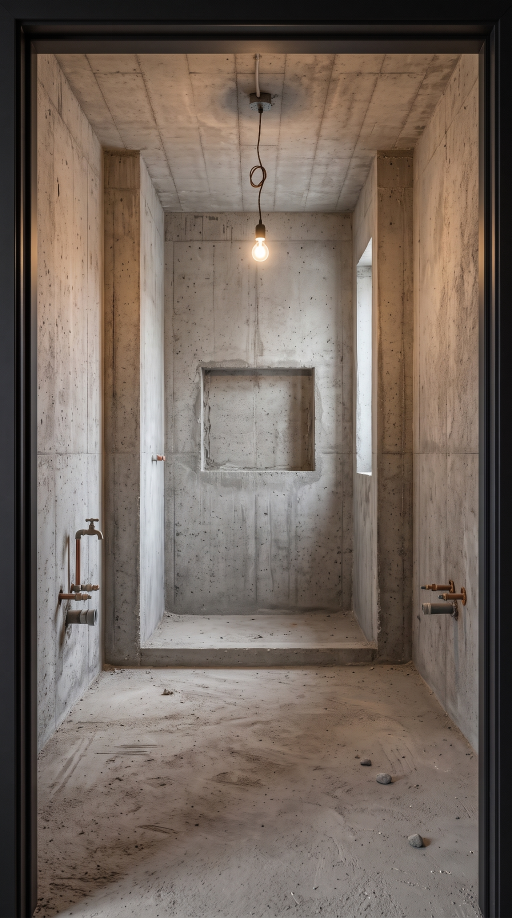
#> input picture media/in/etapy-vanna/1_shell.jpg, 1536 x 2752 px, given as the content of the folder ../../media/in/etapy-vanna/1_shell.jpg, which was not available (shown at 1/3 size)
$ python ingest.py ../../media/in/etapy-vanna/1_shell.jpg ../../media/in/etapy-vanna/2_eng.jpg
#> lines starting #> are read from the running program, lines starting #| are printed output that depends on the picture
"""Приёмка пачки фото/видео с объектов.
  python3 ingest.py <папка с файлами> <папка результата>
Делает: фото — разворот по EXIF, приведение к jpg, оценка резкости/яркости;
видео — планы по смене сцены, обложка и резкость каждого плана;
итог — index.json и обзорные листы sheet_NN.jpg (по 12 карточек) для отбора.
"""
import json, os, re, subprocess, sys
import numpy as np
from PIL import Image, ImageDraw, ImageOps, ImageFont

PHOTO = {'.jpg', '.jpeg', '.png', '.webp', '.heic', '.heif'}
VIDEO = {'.mp4', '.mov', '.m4v', '.avi', '.3gp', '.mkv'}
FONT = '/usr/share/fonts/truetype/google-fonts/ofl/montserrat/Montserrat[wght].ttf'

def sharpness(im):
    g = np.asarray(im.convert('L').resize((360, int(360 * im.height / im.width))), dtype=np.float32)
    lap = g[1:-1, 1:-1] * 4 - g[:-2, 1:-1] - g[2:, 1:-1] - g[1:-1, :-2] - g[1:-1, 2:]
    return float(lap.var())

def brightness(im): return float(np.asarray(im.convert('L').resize((64, 64)), dtype=np.float32).mean())

def load_photo(path):
#> called with path = '_only/1_shell.jpg'
    try:
        return ImageOps.exif_transpose(Image.open(path)).convert('RGB')
#> returned value is the input picture: PIL image 1536x2752 RGB; mean R, G, B 115.3, 102.8, 93.7
    except Exception:
        tmp = '/tmp/_ingest_conv.jpg'                       # HEIC и прочее — через ffmpeg
        subprocess.run(['ffmpeg', '-v', 'error', '-y', '-i', path, tmp], check=True)
        return Image.open(tmp).convert('RGB')

def probe(path):
    j = json.loads(subprocess.run(['ffprobe', '-v', 'error', '-select_streams', 'v:0', '-show_entries',
                                   'stream=width,height:stream_side_data=rotation:format=duration', '-of', 'json', path],
                                  capture_output=True, text=True).stdout)
    st = j['streams'][0]; w, h = st['width'], st['height']; rot = 0
    for sd in st.get('side_data_list', []) or []:
        if 'rotation' in sd: rot = abs(int(sd['rotation']))
    if rot in (90, 270): w, h = h, w
    return w, h, float(j['format']['duration'])

def shots(path, dur, thr=0.28, min_len=1.0):
    err = subprocess.run(['ffmpeg', '-v', 'info', '-i', path, '-vf', f"scale=320:-2,select='gt(scene,{thr})',showinfo", '-an', '-f', 'null', '-'],
                         capture_output=True, text=True).stderr
    cuts = [float(m) for m in re.findall(r'pts_time:([0-9.]+)', err)]
    bounds = [0.0] + [c for c in cuts if c > 0.3] + [dur]; res = []
    for a, b in zip(bounds, bounds[1:]):
        if b - a >= min_len: res.append((round(a, 2), round(b, 2)))
        elif res: res[-1] = (res[-1][0], round(b, 2))
    return res or [(0.0, round(dur, 2))]

def grab(path, t):
    raw = subprocess.run(['ffmpeg', '-v', 'error', '-ss', f'{t:.2f}', '-i', path, '-frames:v', '1', '-f', 'image2pipe', '-vcodec', 'mjpeg', '-'],
                         capture_output=True).stdout
    import io
    return Image.open(io.BytesIO(raw)).convert('RGB')

def main(src, out):
    os.makedirs(os.path.join(out, 'photos'), exist_ok=True); os.makedirs(os.path.join(out, 'thumbs'), exist_ok=True)
    files = sorted(os.path.join(r, f) for r, _, fs in os.walk(src) for f in fs if not f.startswith('.'))
    items = []; pn = vn = 0
    for f in files:
        ext = os.path.splitext(f)[1].lower()
        if ext in PHOTO:
            pn += 1; pid = f'P{pn:03d}'; im = load_photo(f)
            if max(im.size) > 2752: im.thumbnail((2752, 2752), Image.LANCZOS)
            dst = os.path.join(out, 'photos', pid + '.jpg'); im.save(dst, quality=92)
            th = im.copy(); th.thumbnail((360, 360)); th.save(os.path.join(out, 'thumbs', pid + '.jpg'), quality=80)
#> after `th.thumbnail((360, 360))`:
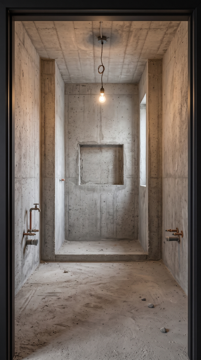
#> th: PIL image 201x360 RGB; mean R, G, B 115.2, 102.7, 93.6
            items.append(dict(id=pid, kind='photo', src=f, file=dst, w=im.width, h=im.height, orient='vert' if im.height >= im.width else 'horiz',
                              sharp=round(sharpness(im)), bright=round(brightness(im))))
#> in sharpness, `g = np.asarray(im.convert('L').resize((360, int(360 * im.height / im.w..`:
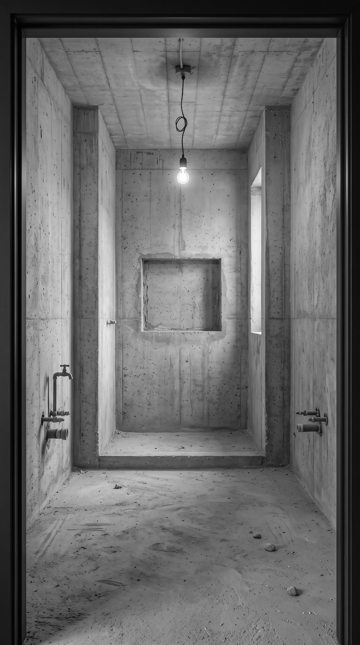
#> g: shape (645, 360) float32; min 0, max 255, mean 105.5
#> in sharpness, `lap = g[1:-1, 1:-1] * 4 - g[:-2, 1:-1] - g[2:, 1:-1] - g[1:-1, :-2] - ..`:
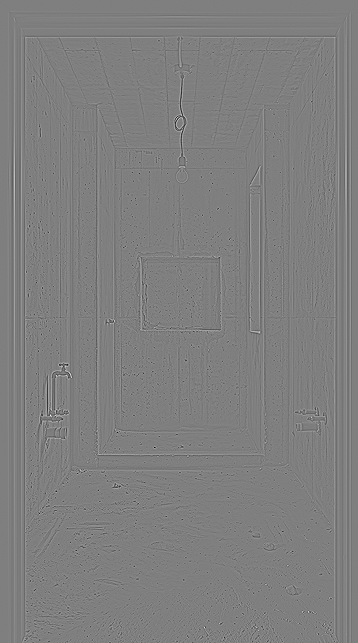
#> lap: shape (643, 358) float32; min -319, max 320, mean 0; drawn with min black and max white
        elif ext in VIDEO:
            vn += 1; vid = f'V{vn:02d}'; w, h, dur = probe(f)
            for k, (a, b) in enumerate(shots(f, dur), 1):
                im = grab(f, (a + b) / 2); sid = f'{vid}s{k}'
                th = im.copy(); th.thumbnail((360, 360)); th.save(os.path.join(out, 'thumbs', sid + '.jpg'), quality=80)
                items.append(dict(id=sid, kind='video', src=f, start=a, end=b, len=round(b - a, 1), w=w, h=h,
                                  orient='vert' if h >= w else 'horiz', sharp=round(sharpness(im)), bright=round(brightness(im))))
    # пометки качества
    sh = [i['sharp'] for i in items] or [1]; med = float(np.median(sh))
#> after `sh = [i['sharp'] for i in items] or [1]`: sh = [403]
#> after `med = float(np.median(sh))`: med = 403
    for i in items:
        flags = []
        if i['sharp'] < 0.35 * med: flags.append('смазано')
        if i['bright'] < 45: flags.append('темно')
        if i['bright'] > 225: flags.append('пересвет')
        i['flags'] = flags
#> this loop made 1 pass
    json.dump(dict(source=src, count=len(items), items=items), open(os.path.join(out, 'index.json'), 'w'), ensure_ascii=False, indent=1)
    # обзорные листы 4x3
#> (the run stopped early here; a loop or call above may not have finished)

$ run again, on media/in/etapy-vanna/2_eng.jpg
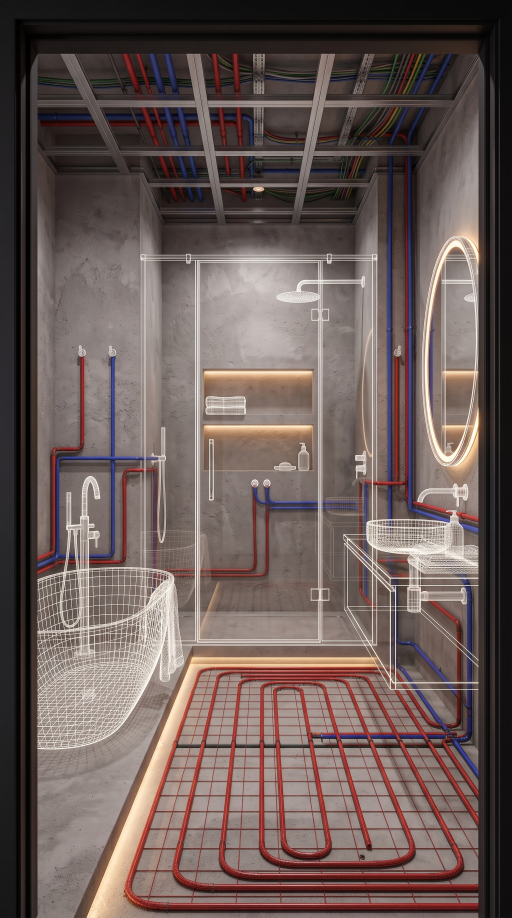
#> input picture media/in/etapy-vanna/2_eng.jpg, 1536 x 2752 px, given as the content of the folder ../../media/in/etapy-vanna/2_eng.jpg, which was not available (shown at 1/3 size)
#> in load_photo, returned value is the input picture: PIL image 1536x2752 RGB; mean R, G, B 106.7, 91.4, 87.9
#> in sharpness, `g = np.asarray(im.convert('L').resize((360, int(360 * im.height / im.w..`:
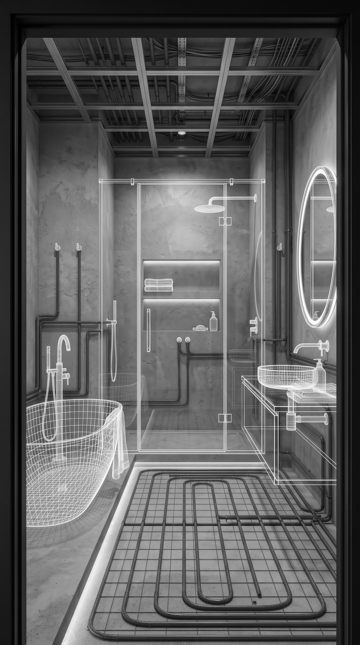
#> g: shape (645, 360) float32; min 0, max 255, mean 95.6
#> in sharpness, `lap = g[1:-1, 1:-1] * 4 - g[:-2, 1:-1] - g[2:, 1:-1] - g[1:-1, :-2] - ..`:
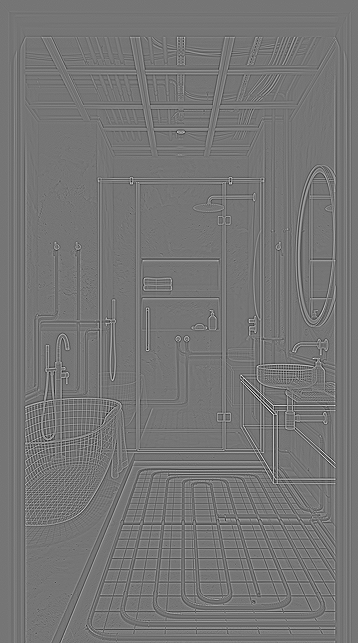
#> lap: shape (643, 358) float32; min -278, max 324, mean 0; drawn with min black and max white
#> sh = [1117]
#> med = 1117
#> the loop in main, `for i in items:` made 1 pass
